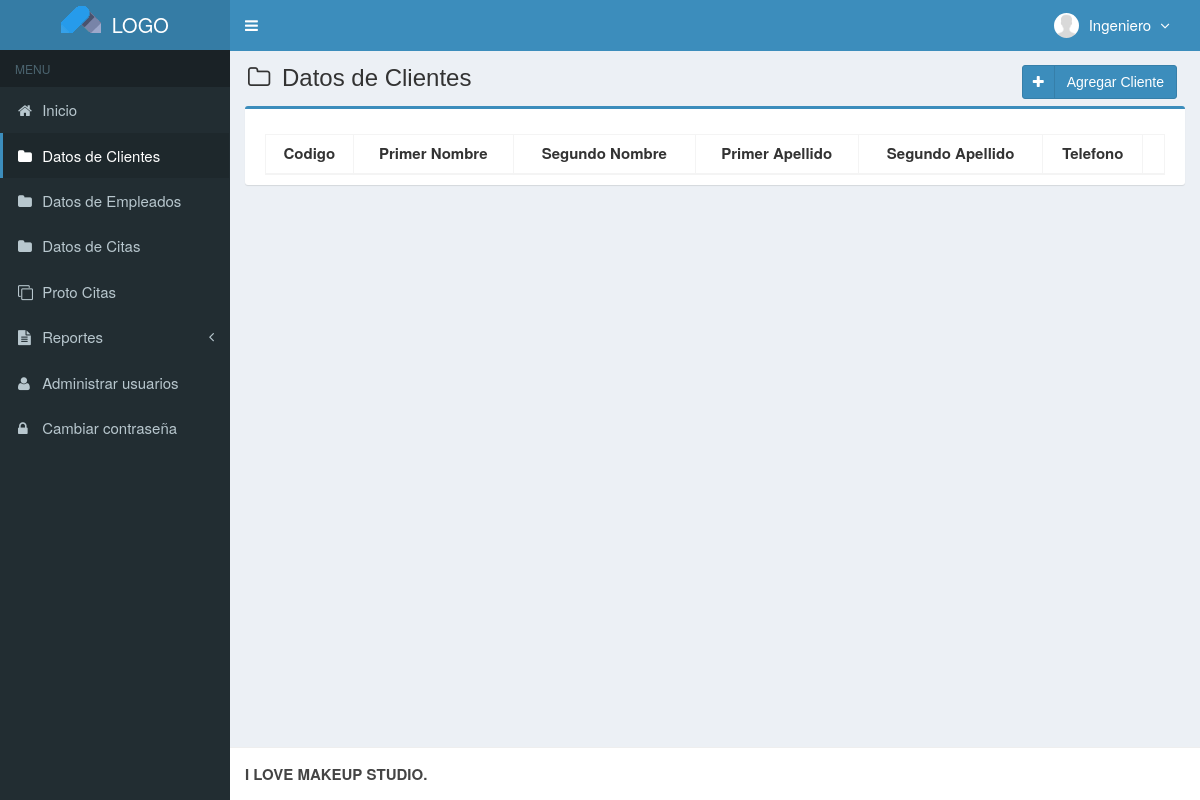
The app's page /main.php?module=mod_clientes (signed in), older data.
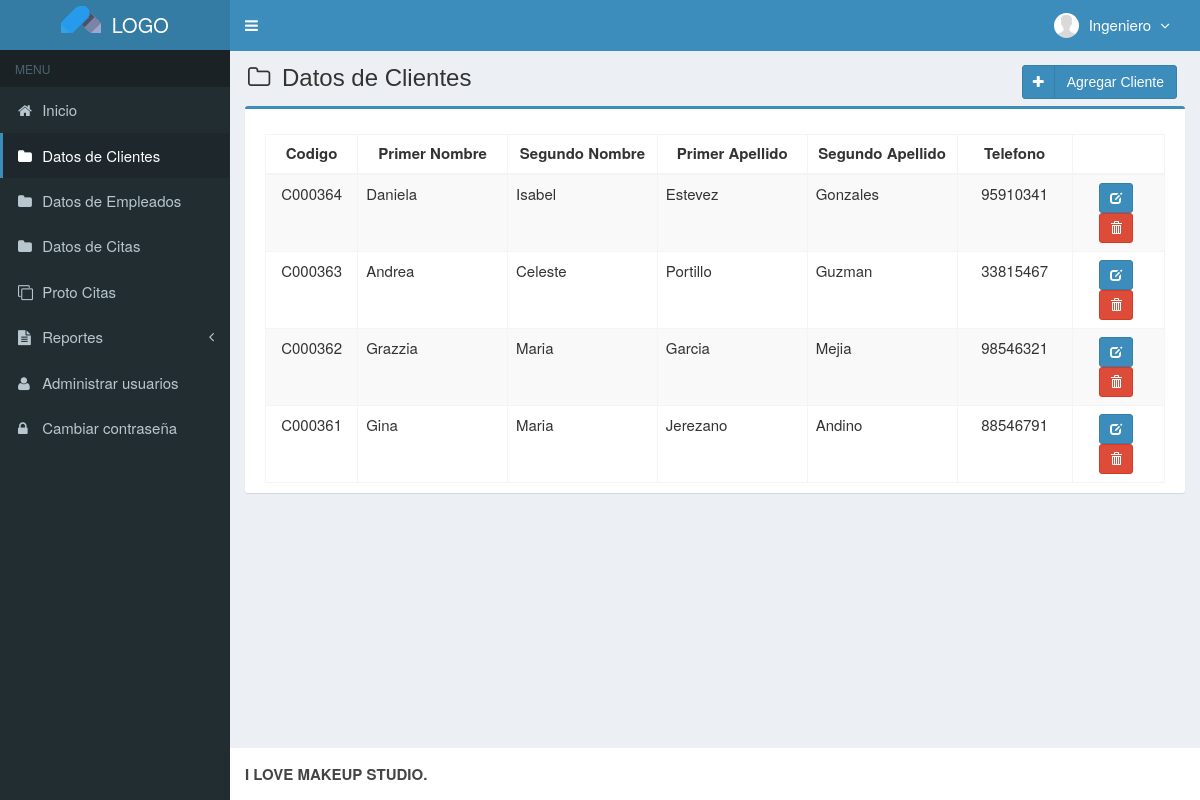
The same page, newer data.
### tables this page shows
CREATE TABLE `clientes` (
  `codigo_cliente` varchar(7) NOT NULL,
  `primerNombre` varchar(50) NOT NULL,
  `segundoNombre` varchar(50) NOT NULL,
  `primerApellido` varchar(50) NOT NULL,
  `segundoApellido` varchar(50) NOT NULL,
  `telefono` int(8) NOT NULL,
  `created_user` int(3) NOT NULL,
  `created_date` timestamp NOT NULL DEFAULT CURRENT_TIMESTAMP,
  `updated_user` int(3) NOT NULL,
  `updated_date` timestamp NOT NULL DEFAULT CURRENT_TIMESTAMP ON UPDATE CURRENT_TIMESTAMP
);

### modulos/mod_clientes/view.php (the view, shortened to what this page needs)
<section class="content-header">
  <h1>
    <i class="fa fa-folder-o icon-title"></i> Datos de Clientes
    <a class="btn btn-primary btn-social pull-right" href="?module=form_mod_clientes&form=add" title="agregar" data-toggle="tooltip">
      <i class="fa fa-plus"></i> Agregar Cliente
    </a>
  </h1>
</section>
<section class="content">
  <div class="row">
    <div class="col-md-12">
      <div class="box box-primary">
        <div class="box-body">
          <table id="dataTables1" class="table table-bordered table-striped table-hover">
            <thead>
              <tr>
                <th class="center">Codigo</th>
                <th class="center">Primer Nombre</th>
                <th class="center">Segundo Nombre</th>
                <th class="center">Primer Apellido</th>
                <th class="center">Segundo Apellido</th>
                <th class="center">Telefono</th>
                <th></th>
              </tr>
            </thead>
            <tbody>
            <?php
            $query = mysqli_query($mysqli, "SELECT codigo_cliente,primerNombre,segundoNombre,primerApellido,segundoApellido,telefono FROM clientes ORDER BY codigo_cliente DESC")
                                            or die('error: '.mysqli_error($mysqli));
            while ($data = mysqli_fetch_assoc($query)) {
              echo "<tr>
                      <td width='80' class='center'>$data[codigo_cliente]</td>
                      <td width='130'>$data[primerNombre]</td>
                      <td width='130'>$data[segundoNombre]</td>
                      <td width='130'>$data[primerApellido]</td>
                      <td width='130'>$data[segundoApellido]</td>
                      <td width='100' class='center'>$data[telefono]</td>
                      <td class='center' width='80'>
                        <div>
                          <a data-toggle='tooltip' data-placement='top' title='modificar' style='margin-right:5px' class='btn btn-primary btn-sm' href='?module=form_mod_clientes&form=edit&id=$data[codigo_cliente]'>
                              <i style='color:#fff' class='glyphicon glyphicon-edit'></i>
                          </a>";
            ?>
                          <a data-toggle="tooltip" data-placement="top" title="Eliminar" style="margin-right:5px" class="btn btn-danger btn-sm" href="modulos/mod_clientes/proses.php?act=delete&id=<?php echo $data['codigo_cliente'];?>" onclick="return confirm('estas seguro de eliminar<?php echo $data['nombre']; ?> ?');">
                              <i style="color:#fff" class="glyphicon glyphicon-trash"></i>
                          </a>
            <?php
              echo "    </div>
                      </td>
                    </tr>";
            }
            ?>
            </tbody>
          </table>
        </div>
      </div>
    </div>
  </div>
</section><!-- /.content

Row changes from the older to the newer data that the page shows:
added clientes: codigo_cliente "C000364", primerNombre "Daniela", segundoNombre "Isabel", primerApellido "Estevez", segundoApellido "Gonzales", telefono "95910341"
added clientes: codigo_cliente "C000363", primerNombre "Andrea", segundoNombre "Celeste", primerApellido "Portillo", segundoApellido "Guzman", telefono "33815467"
added clientes: codigo_cliente "C000362", primerNombre "Grazzia", segundoNombre "Maria", primerApellido "Garcia", segundoApellido "Mejia", telefono "98546321"
added clientes: codigo_cliente "C000361", primerNombre "Gina", segundoNombre "Maria", primerApellido "Jerezano", segundoApellido "Andino", telefono "88546791"
